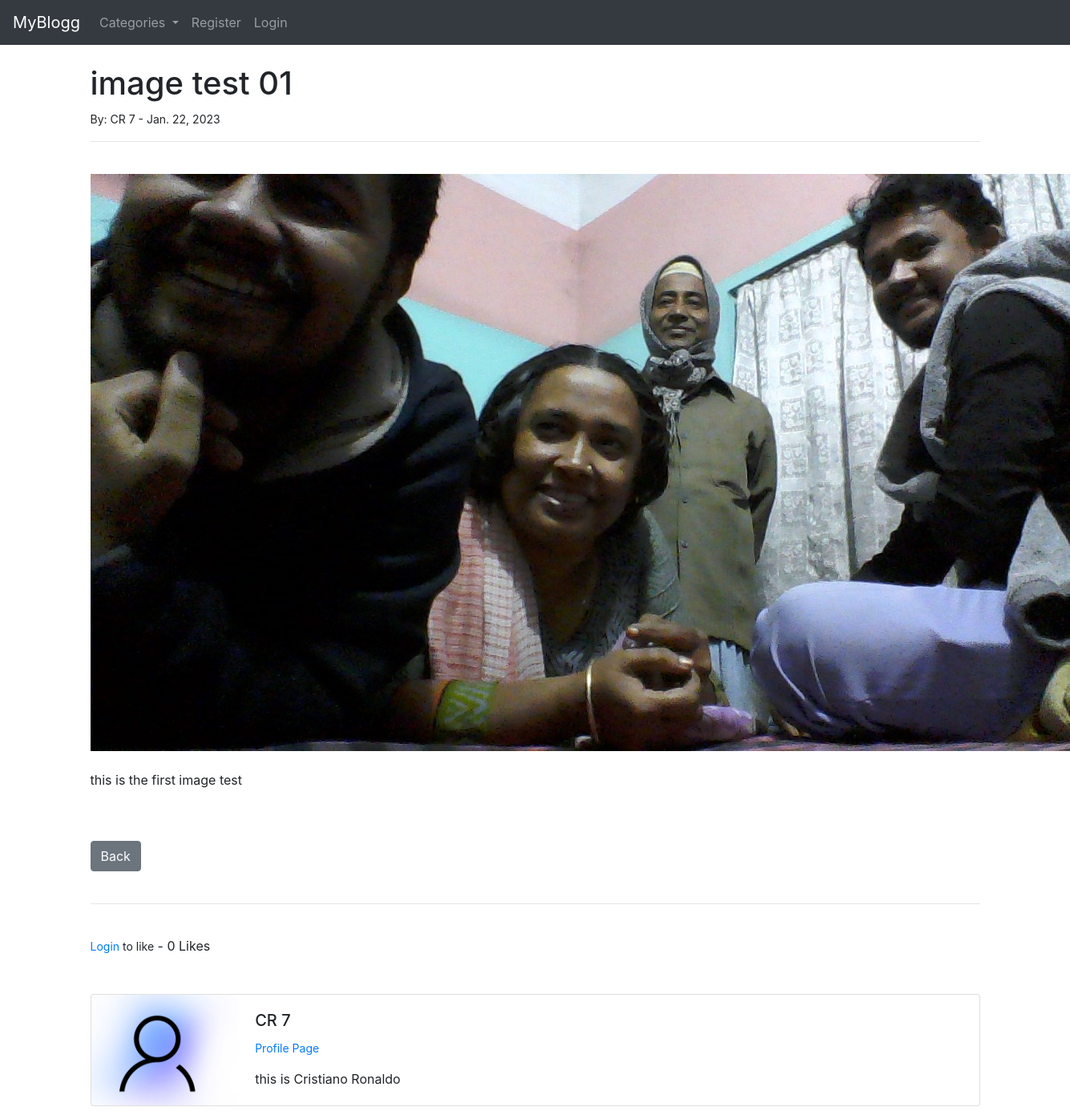
Screenshot of /article/17 with the database file from the repository.
### theblog/models.py (models this page shows, shortened)
class Post(models.Model):
    title = models.CharField(max_length=255)
    header_image = models.ImageField(null=True, blank=True, upload_to="images/")
    title_tag = models.CharField(max_length=255)
    author = models.ForeignKey(User, on_delete=models.CASCADE)
    body  = RichTextField(blank=True, null=True)
    post_date = models.DateField(auto_now_add=True)
    category = models.CharField(max_length=255, default='coding')
    snippet = models.CharField(max_length=255)
    likes = models.ManyToManyField(User, related_name='blog_post')
    def total_likes(self):
        return self.likes.count()

class Profile(models.Model):
    user = models.OneToOneField(User, null=True, on_delete=models.CASCADE)
    bio = models.TextField()
    profile_pic = models.ImageField(null=True, blank=True, upload_to="images/profile/")
    website_url = models.CharField(max_length=255,null=True, blank=True)
    facebook_url = models.CharField(max_length=255,null=True, blank=True)
    twitter_url = models.CharField(max_length=255,null=True, blank=True)
    instagram_url = models.CharField(max_length=255,null=True, blank=True)
    pinterest_url = models.CharField(max_length=255,null=True, blank=True)

### theblog/views.py (the view)
# urls.py: path('article/<int:pk>', ArticleDetailView.as_view(), name="article-detail"),
class ArticleDetailView(DetailView):
    model = Post
    template_name = 'article_details.html'
    def get_context_data(self, *args, **kwarks):
        cat_menu = Category.objects.all()
        context = super(ArticleDetailView, self).get_context_data(*args, **kwarks)
        stuff = get_object_or_404(Post, id = self.kwargs['pk'])
        total_likes = stuff.total_likes()
        liked = False
        if stuff.likes.filter(id=self.request.user.id).exists():
            liked = True
        context["cat_menu"] = cat_menu
        context["total_likes"] = total_likes
        context["liked"] = liked
        return context

### theblog/models.py (called while the page is built)
    def __str__(self):
        return self.name

### theblog/templates/article_details.html (shortened to what this page needs)
{% extends 'base.html' %}
{% load static %}
{% block content %}
    <h1>{{ post.title }}</h1>
    <small>By: {{ post.author.first_name }} {{ post.author.last_name}} -
        {{ post.post_date}}
    </small></br>
    <hr>
{% if post.header_image %}
    <img src="{{ post.header_image.url }}">
{% endif %}
<br/><br/>
{{ post.body|safe }}
<br/><br/>
<a href="{% url 'home' %}" class="btn btn-secondary">Back</a>
<br/><br/>
<hr>
<br/>
    <form action="{% url 'like_post' post.pk %}" method="POST">
    {% if user.is_authenticated %}
        {% if liked %}
            <button type="submit", name="post_id", value="{{ post.id }}",
            class="btn btn-danger btn-sm">Unlike</button>
        {% else %}
            <button type="submit", name="post_id", value="{{ post.id }}",
            class="btn btn-primary btn-sm">Like</button>
        {% endif %}
    {% else %}
        <small><a href="{% url 'login' %}">Login</a> to like</small>
    {% endif %}
        - {{ total_likes }} Likes
    </form>
<br/><br/>
<div class="card mb-3">
    <div class="row no-gutters">
      <div class="col-md-2">
{% if post.author.profile.profile_pic %}
        <img src="{{ post.author.profile.profile_pic.url }}" class="card-img">
{% else %}
        <img src="{% static 'theblog/images/preview.png' %}" class="card-img">
{% endif %}
      </div>
      <div class="col-md-10">
        <div class="card-body">
          <h5 class="card-title">{{ post.author.first_name }} {{ post.author.last_name}}</h5>
          <p class="small text-muted">
            <a href="{% url 'show_profile_page' post.author.profile.id %}">Profile Page</a>
          </p>
          <p class="card-text">{{ post.author.profile.bio }}</p>
        </div>
      </div>
    </div>
</div>
{% endblock %}

### theblog/templates/base.html (shortened to what this page needs)
<!doctype html>
<html lang="en">
  <head>
    <link rel="stylesheet" href="https://cdn.jsdelivr.net/npm/bootstrap@4.6.2/dist/css/bootstrap.min.css">
  </head>
  <body>
    <nav class="navbar navbar-expand-lg navbar-dark bg-dark">
        <a class="navbar-brand" href="{% url 'home' %}">MyBlogg</a>
        <div class="collapse navbar-collapse" id="navbarSupportedContent">
          <ul class="navbar-nav mr-auto">
            {% if cat_menu %}
            <li class="nav-item dropdown">
              <a class="nav-link dropdown-toggle" href="#" role="button" data-toggle="dropdown" aria-expanded="false">
                Categories
              </a>
            </li>
            {% else %}
            <li class="nav-item">
              <a class="nav-link" href="{% url 'category-list' %}">Categories</a>
            </li>
            {% endif %}
            {% if user.is_authenticated %}
              <li class="nav-item">
                <a class="nav-link" href="{% url 'add_post' %}">Add Post</a>
              </li>
              <li class="nav-item">
                <a class="nav-link" href="{% url 'add_category' %}">Add Category</a>
              </li>
              <li class="nav-item dropdown">
                <a class="nav-link dropdown-toggle" href="#" role="button" data-toggle="dropdown" aria-expanded="false">
                  Profile
                </a>
                <div class="dropdown-menu">
                  <a class="dropdown-item" href="{% url 'edit_profile' %}">Edit Settings</a>
                  {% if user.profile.id %}
                    <a class="dropdown-item" href="{% url 'edit_profile_page' user.profile.id %}">Edit Profile Page</a>
                    <a class="dropdown-item" href="{% url 'show_profile_page' user.profile.id %}">Show Profile Page</a>
                  {% else %}
                    <a class="dropdown-item" href="{% url 'create_profile_page' %}">Create Profile Page</a>
                  {% endif %}
                </div>
              </li>
              <li class="nav-item">
                <a class="nav-link" href="{% url 'logout' %}">Logout </a>
              </li>
            {% else %}
              <li class="nav-item">
                <a class="nav-link" href="{% url 'register' %}">Register </a>
              </li>
              <li class="nav-item">
                <a class="nav-link" href="{% url 'login' %}">Login </a>
              </li>
            {% endif %}
          </ul>
        </div>
      </nav>
    <br/>
    <div class="container">
        {% block content %}
        {% endblock %}
    </div>
  </body>
</html>

### rows the page displays
Post: title "image test 01", author.first_name "CR", author.last_name "7", post_date "Jan. 22, 2023", header_image (picture), body "this is the first image test", author.profile.bio "this is Cristiano Ronaldo"

### other values shown
{{ total_likes }} "0"
